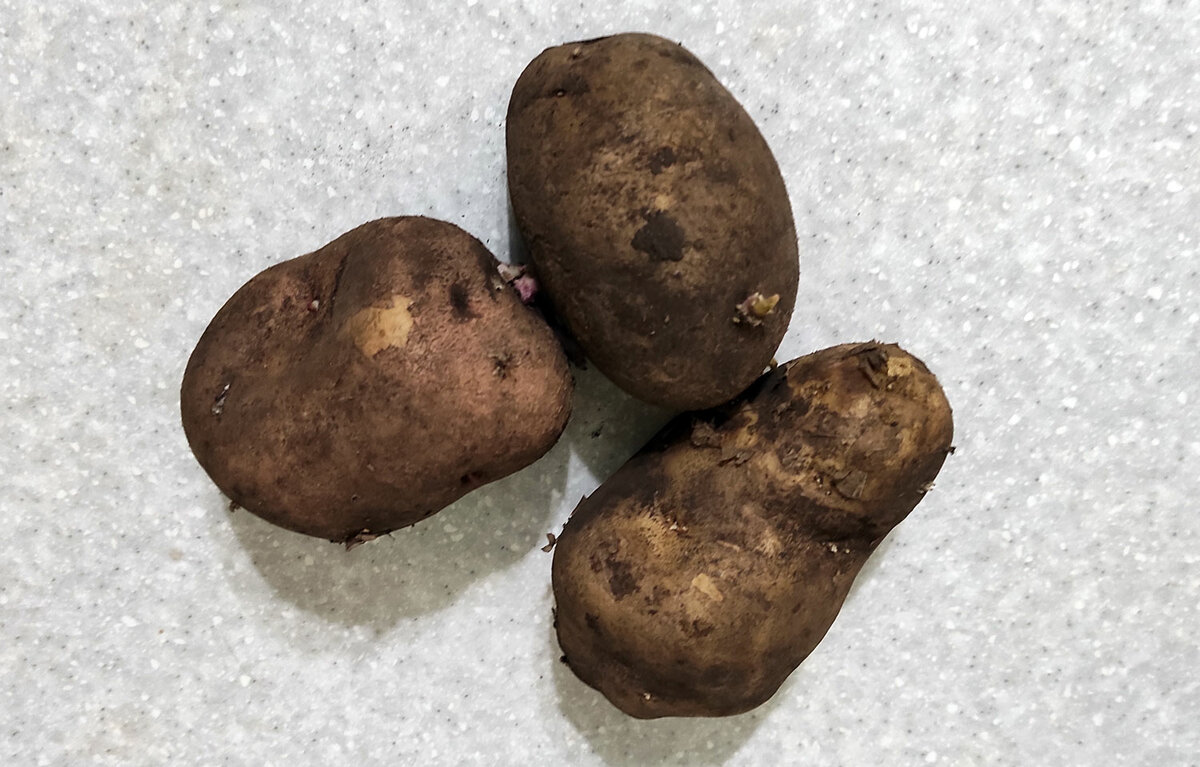
#> input picture data/1.jpg, 1200 x 767 px, given in place of the camera
$ python 'Motion Detector.py'
#> lines starting #> are read from the running program, lines starting #| are printed output that depends on the picture
import imutils
import cv2
import numpy as np

# Number of frames to pass before changing the frame to compare the current
# frame against
FRAMES_TO_PERSIST = 10

# Minimum boxed area for a detected motion to count as actual motion
# Use to filter out noise or small objects
MIN_SIZE_FOR_MOVEMENT = 2000

# Minimum length of time where no motion is detected it should take
# (in program cycles) for the program to declare that there is no movement
MOVEMENT_DETECTED_PERSISTENCE = 100

# Create capture object

cap = cv2.VideoCapture(0)  # Flush the stream
# cap.release()
# cap = cv2.VideoCapture(0) # Then start the webcam

# Init frame variables
first_frame = None
next_frame = None

# Init display font and timeout counters
font = cv2.FONT_HERSHEY_SIMPLEX
delay_counter = 0
movement_persistent_counter = 0

# LOOP!
while True:

    # Set transient motion detected as false
    transient_movement_flag = False

    # Read frame
    ret, frame = cap.read()
#> frame is the input picture: shape (767, 1200, 3); mean B, G, R 160.4, 167.1, 174.3

    # printscreen = ImageGrab.grab()
    # frame = np.array(printscreen.getdata(), dtype='uint8') \
    #     .reshape((printscreen.size[1], printscreen.size[0], 3))
    text = "Unoccupied"

    # If there's an error in capturing
    if not ret:
        print("CAPTURE ERROR")
        continue

    # Resize and save a greyscale version of the image
    frame = imutils.resize(frame, width=750)
#> frame: shape (479, 750, 3)
    gray = cv2.cvtColor(frame, cv2.COLOR_BGR2GRAY)
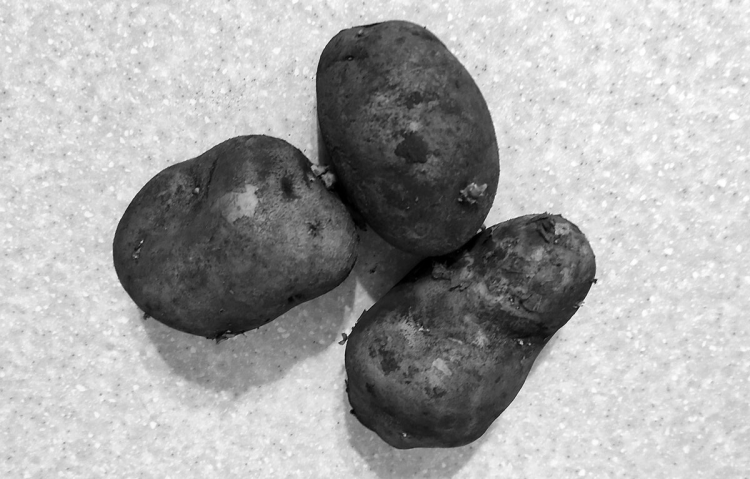
#> gray: shape (479, 750); min 0, max 255, mean 168.5

    # Blur it to remove camera noise (reducing false positives)
    gray = cv2.GaussianBlur(gray, (21, 21), 0)
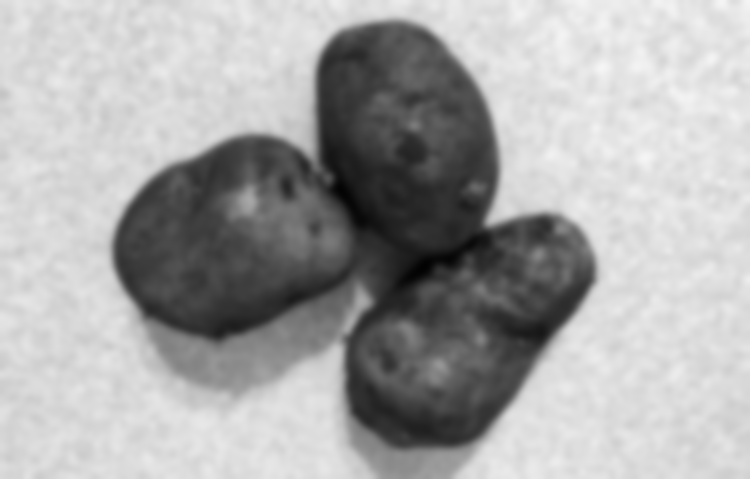
#> gray: shape (479, 750); min 2, max 245, mean 168.5

    # If the first frame is nothing, initialise it
    if first_frame is None: first_frame = gray

    delay_counter += 1

    # Otherwise, set the first frame to compare as the previous frame
    # But only if the counter reaches the appriopriate value
    # The delay is to allow relatively slow motions to be counted as large
    # motions if they're spread out far enough
    if delay_counter > FRAMES_TO_PERSIST:
        delay_counter = 0
        first_frame = next_frame

    # Set the next frame to compare (the current frame)
    next_frame = gray

    # Compare the two frames, find the difference
    frame_delta = cv2.absdiff(first_frame, next_frame)
#> frame_delta: shape (479, 750); every value is 0
    thresh = cv2.threshold(frame_delta, 25, 255, cv2.THRESH_BINARY)[1]

    # Fill in holes via dilate(), and find contours of the thesholds
    thresh = cv2.dilate(thresh, None, iterations=2)
    cnts, _ = cv2.findContours(thresh.copy(), cv2.RETR_EXTERNAL, cv2.CHAIN_APPROX_SIMPLE)
#> cnts = []

    # loop over the contours
    for c in cnts:

        # Save the coordinates of all found contours
        (x, y, w, h) = cv2.boundingRect(c)

        # If the contour is too small, ignore it, otherwise, there's transient
        # movement
        if cv2.contourArea(c) > MIN_SIZE_FOR_MOVEMENT:
            transient_movement_flag = True

            # Draw a rectangle around big enough movements
            cv2.rectangle(frame, (x, y), (x + w, y + h), (0, 255, 0), 2)
#> this loop made 0 passes

    # The moment something moves momentarily, reset the persistent
    # movement timer.
    if transient_movement_flag == True:
        movement_persistent_flag = True
        movement_persistent_counter = MOVEMENT_DETECTED_PERSISTENCE

    # As long as there was a recent transient movement, say a movement
    # was detected
    if movement_persistent_counter > 0:
        text = "Movement Detected " + str(movement_persistent_counter)
        movement_persistent_counter -= 1
    else:
        text = "No Movement Detected"

    # Print the text on the screen, and display the raw and processed video
    # feeds
    cv2.putText(frame, str(text), (10, 35), font, 0.75, (255, 255, 255), 2, cv2.LINE_AA)
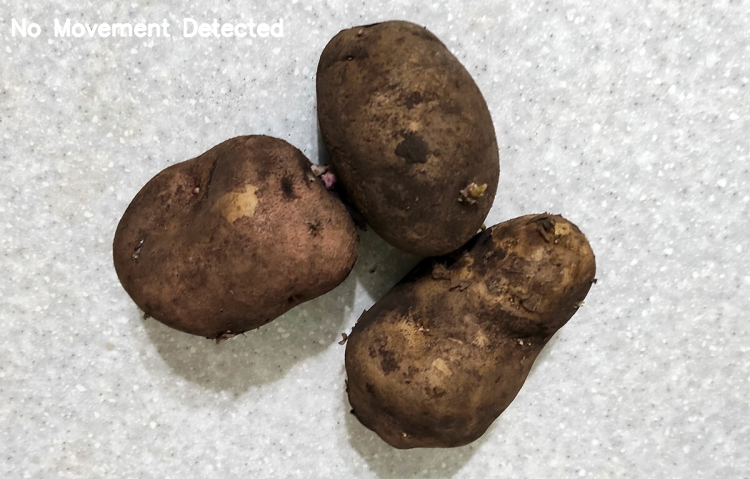
#> frame: shape (479, 750, 3); mean B, G, R 160.7, 167.3, 174.5

    # For if you want to show the individual video frames
    #    cv2.imshow("frame", frame)
    #    cv2.imshow("delta", frame_delta)

    # Convert the frame_delta to color for splicing
    frame_delta = cv2.cvtColor(frame_delta, cv2.COLOR_GRAY2BGR)
#> frame_delta: shape (479, 750, 3); every value is 0

    # Splice the two video frames together to make one long horizontal one
    cv2.imshow("frame", np.hstack((frame_delta, frame)))
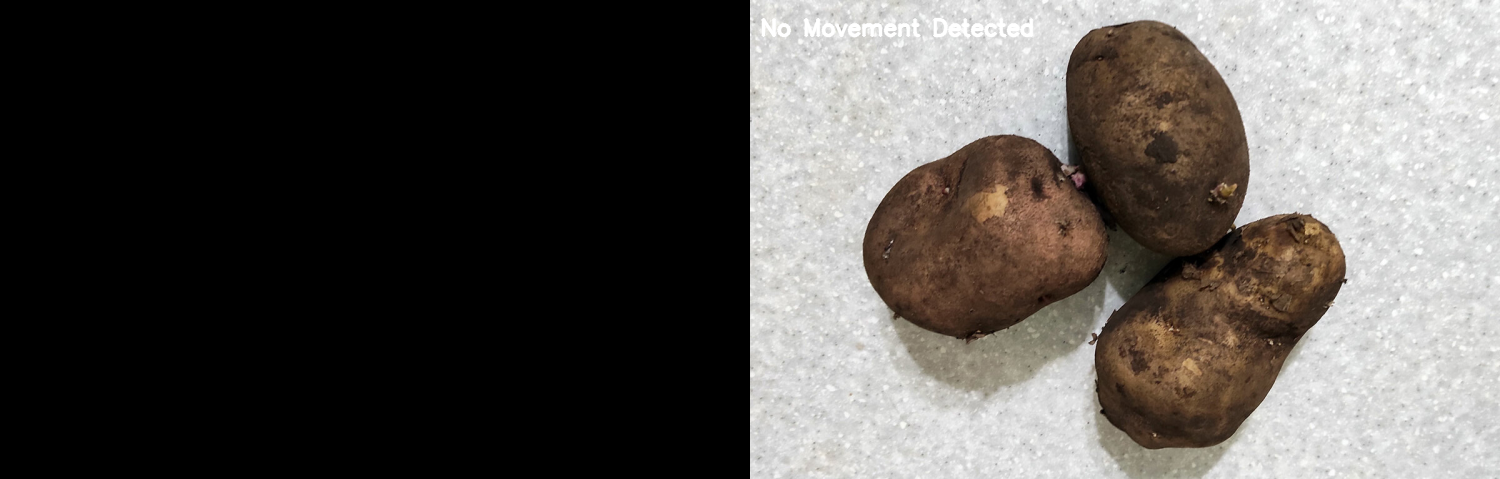
#> window 'frame': shape (479, 1500, 3); mean B, G, R 80.3, 83.7, 87.3

    # Interrupt trigger by pressing q to quit the open CV program
    ch = cv2.waitKey(1)
#> (key q is pressed here)
    if ch & 0xFF == ord('q'):
        break

# Cleanup when closed
cv2.waitKey(0)
cv2.destroyAllWindows()

cap.release()

$ run again, on data/2.jpg
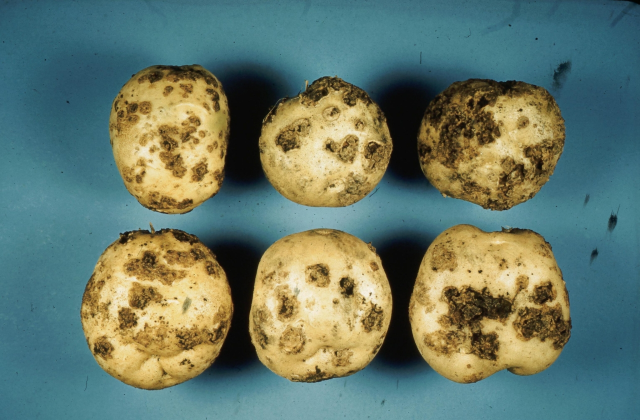
#> input picture data/2.jpg, 1280 x 840 px, given in place of the camera (shown at 1/2 size)
#> frame is the input picture: shape (840, 1280, 3); mean B, G, R 106, 121.2, 102.5
#> `gray = cv2.GaussianBlur(gray, (21, 21), 0)`:
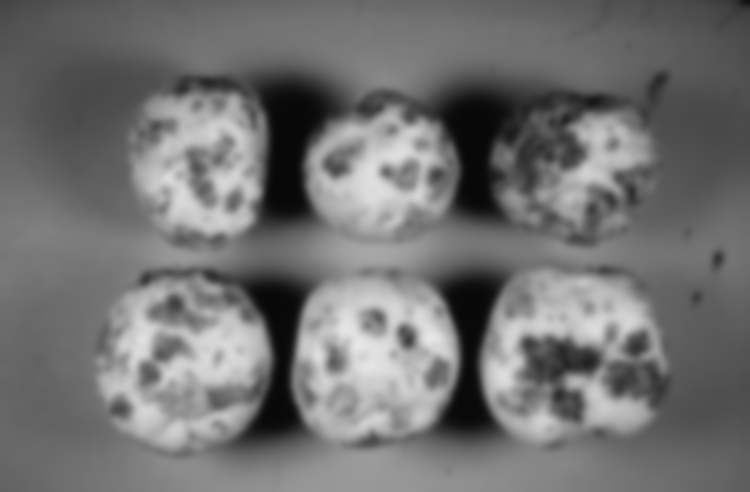
#> gray: shape (492, 750); min 8, max 231, mean 113.9
#> cnts = []
#> `cv2.imshow("frame", np.hstack((frame_delta, frame)))`:
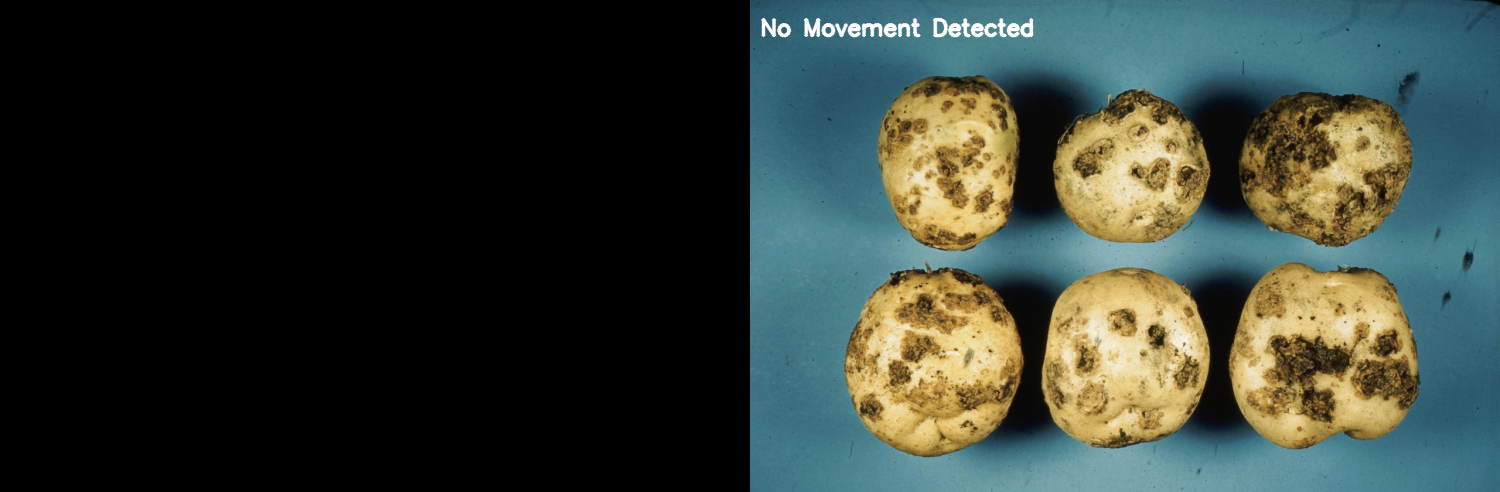
#> window 'frame': shape (492, 1500, 3); mean B, G, R 53.4, 61, 51.9

$ run again, on data/3.jpg
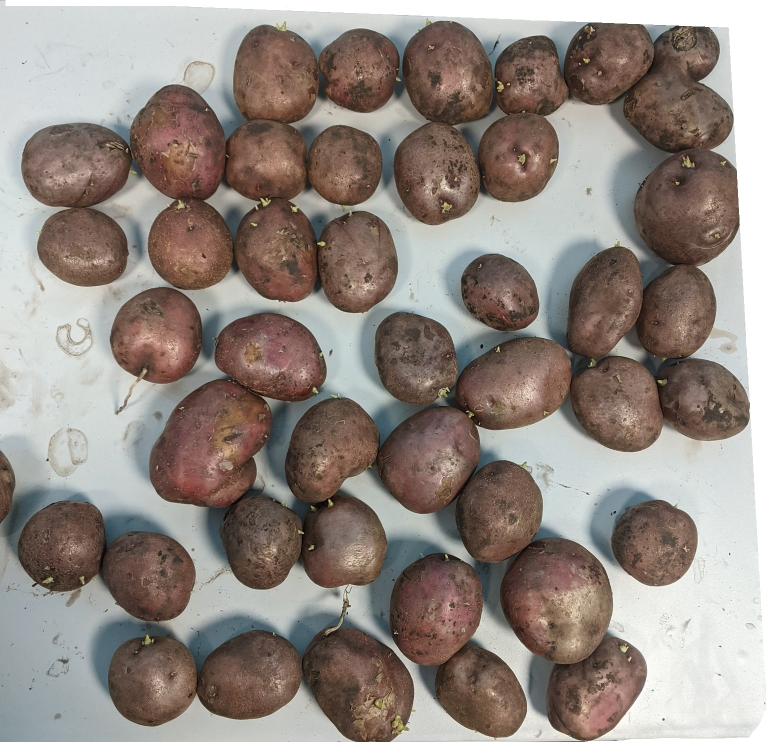
#> input picture data/3.jpg, 1556 x 1484 px, given in place of the camera (shown at 1/2 size)
#> frame is the input picture: shape (1484, 1556, 3); mean B, G, R 130.2, 136.8, 146.9
#> `gray = cv2.GaussianBlur(gray, (21, 21), 0)`:
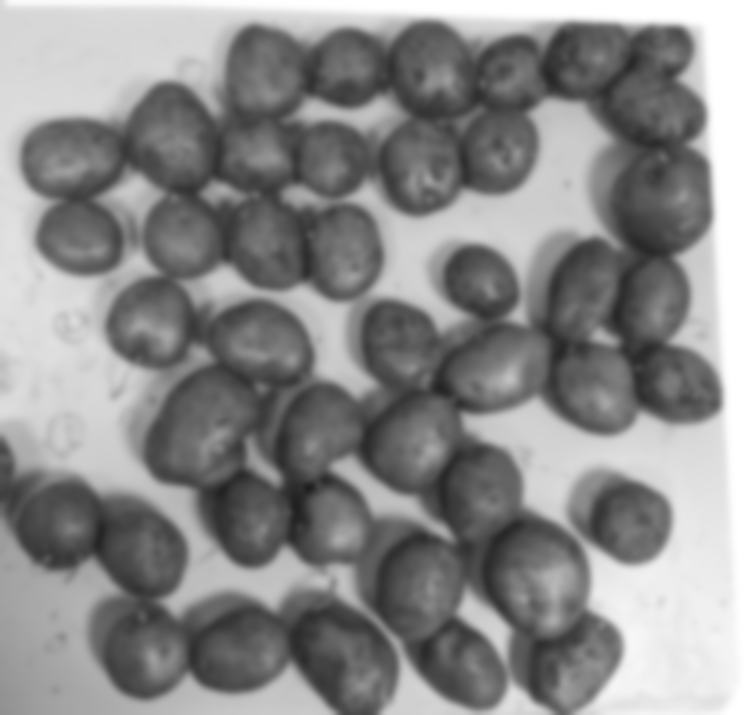
#> gray: shape (715, 750); min 30, max 255, mean 139.1
#> cnts = []
#> `cv2.imshow("frame", np.hstack((frame_delta, frame)))`:
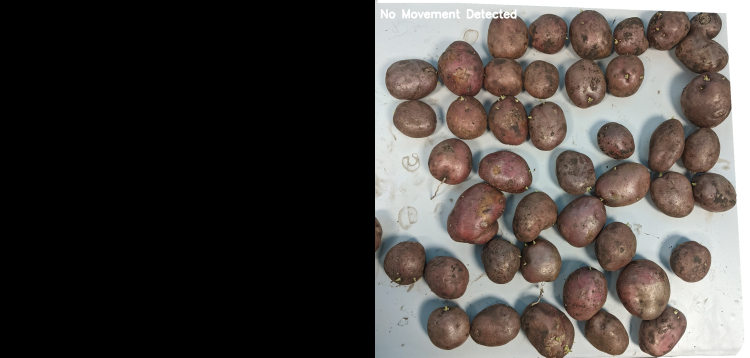
#> window 'frame': shape (715, 1500, 3) (shown at 1/2 size); mean B, G, R 65.2, 68.5, 73.6

$ run again, on data/4.jpg
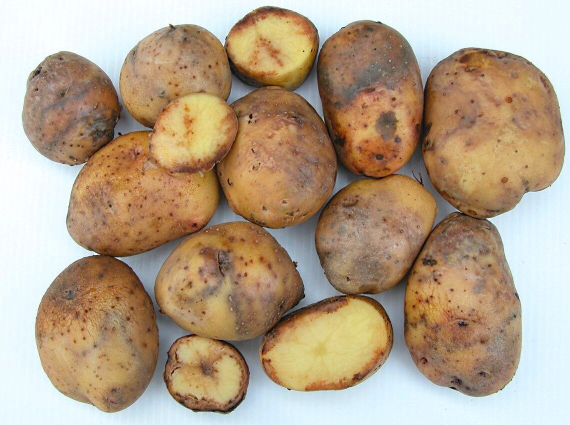
#> input picture data/4.jpg, 1139 x 850 px, given in place of the camera (shown at 1/2 size)
#> frame is the input picture: shape (850, 1139, 3); mean B, G, R 137.8, 161.4, 181.1
#> `gray = cv2.GaussianBlur(gray, (21, 21), 0)`:
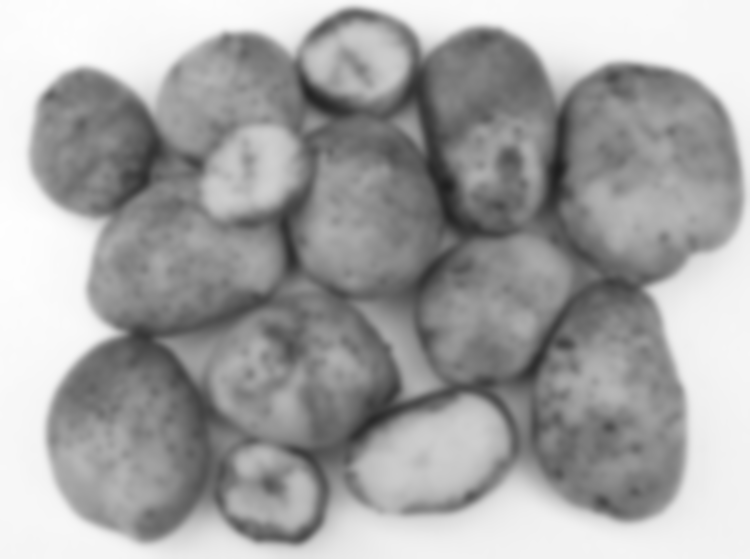
#> gray: shape (559, 750); min 30, max 254, mean 164.6
#> cnts = []
#> `cv2.imshow("frame", np.hstack((frame_delta, frame)))`:
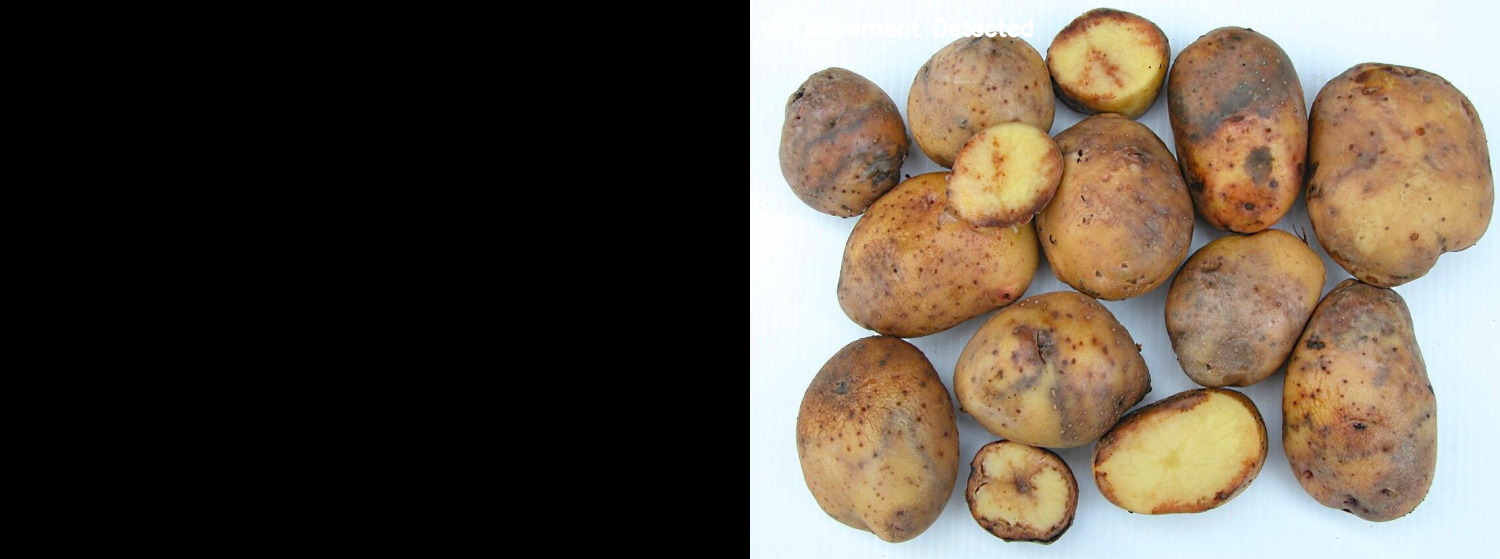
#> window 'frame': shape (559, 1500, 3); mean B, G, R 68.9, 80.7, 90.6
